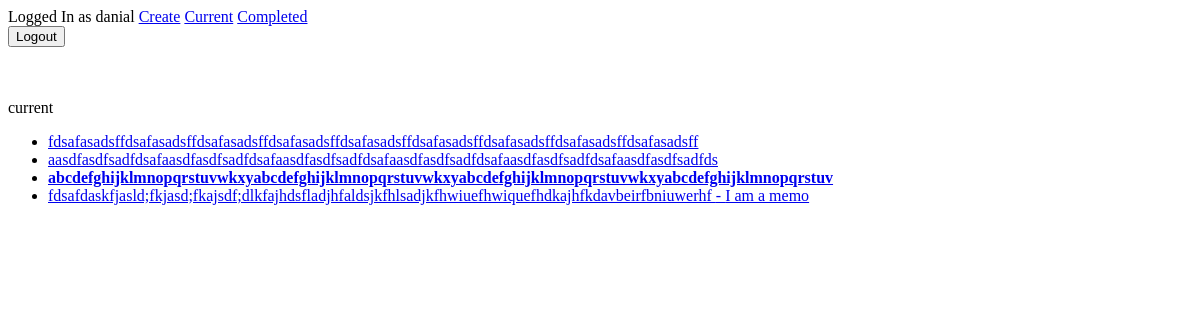
/current/ (signed in), run on an earlier commit of the app's database.
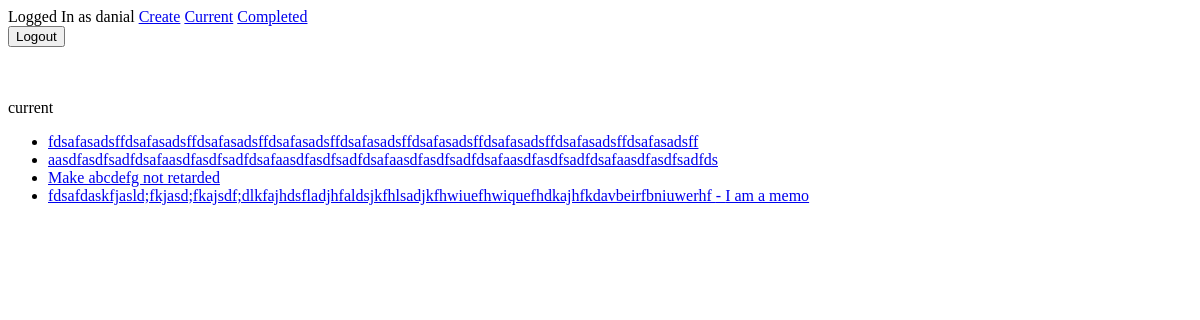
And on a later commit of the database.
### todo/models.py (models this page shows, shortened)
class Todo(models.Model):
    title = models.CharField(max_length=100)
    memo = models.TextField(blank=True)
    created = models.DateTimeField(auto_now_add=True)
    datecompleted = models.DateTimeField(null=True, blank=True)
    important = models.BooleanField(default=False)
    user = models.ForeignKey(User, on_delete=models.CASCADE)

### todo/views.py (the view)
# urls.py: path('current/', views.currenttodos, name='currenttodos'),
@login_required
def currenttodos(request):
    todos = Todo.objects.filter(user=request.user, datecompleted__isnull=True)
    return render(request, 'todo/currenttodos.html', {'todos':todos})

### todo/templates/todo/currenttodos.html
{% extends 'todo/base.html' %}
{% block content %}
current
<ul>
    {% for todo in todos %}
        <li>
            <a href="{% url 'viewtodo' todo.id %}">
                {% if todo.important %}
                    <b>{{ todo.title }}</b>
                {% else %}
                    {{ todo.title }}
                {% endif %}
                {% if todo.memo %} - {{todo.memo}} {% endif %}
            </a>
        </li>
    {% endfor %}
</ul>
{% endblock %}

What changed in the data, as far as the page shows it:
changed Todo: important True → False (drawn); title "abcdefghijklmnopqrstuvwkxyabcdefghijklmnopqrstuvwkxyabcdefghijklmnopqrstuvwkxyabcdefghijklmnopqrstuv" → "Make abcdefg not retarded"
